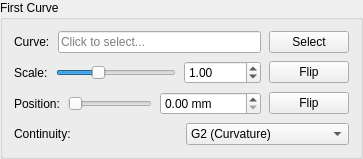
                                <widget class="QGroupBox" name="curve1GroupBox">
                                    <property name="title">
                                        <string>First Curve</string>
                                    </property>
                                    <layout
                                        class="QVBoxLayout"
                                        name="curve1Layout"
                                    >
                                        <property name="spacing">
                                            <number>8</number>
                                        </property>

                                        <!-- Curve 1 Selection -->
                                        <item>
                                            <layout class="QHBoxLayout">
                                                <item>
                                                    <widget
                                                        class="QLabel"
                                                        name="curve1Label"
                                                    >
                                                        <property name="text">
                                                            <string
                                                            >Curve:</string>
                                                        </property>
                                                        <property
                                                            name="minimumWidth"
                                                        >
                                                            <number>70</number>
                                                        </property>
                                                    </widget>
                                                </item>
                                                <item>
                                                    <widget
                                                        class="QLineEdit"
                                                        name="curve1LineEdit"
                                                    >
                                                        <property
                                                            name="readOnly"
                                                        >
                                                            <bool>true</bool>
                                                        </property>
                                                        <property
                                                            name="placeholderText"
                                                        >
                                                            <string
                                                            >Click to select...</string>
                                                        </property>
                                                    </widget>
                                                </item>
                                                <item>
                                                    <widget
                                                        class="QPushButton"
                                                        name="curve1SelectButton"
                                                    >
                                                        <property name="text">
                                                            <string
                                                            >Select</string>
                                                        </property>
                                                        <property
                                                            name="maximumWidth"
                                                        >
                                                            <number>60</number>
                                                        </property>
                                                    </widget>
                                                </item>
                                            </layout>
                                        </item>

                                        <!-- Scale Slider and Value -->
                                        <item>
                                            <layout class="QHBoxLayout">
                                                <item>
                                                    <widget
                                                        class="QLabel"
                                                        name="curve1ScaleLabel"
                                                    >
                                                        <property name="text">
                                                            <string
                                                            >Scale:</string>
                                                        </property>
                                                        <property
                                                            name="minimumWidth"
                                                        >
                                                            <number>70</number>
                                                        </property>
                                                    </widget>
                                                </item>
                                                <item>
                                                    <widget
                                                        class="QSlider"
                                                        name="curve1ScaleSlider"
                                                    >
                                                        <property
                                                            name="orientation"
                                                        >
                                                            <enum
                                                            >Qt::Horizontal</enum>
                                                        </property>
                                                        <property
                                                            name="minimum"
                                                        >
                                                            <number>1</number>
                                                        </property>
                                                        <property
                                                            name="maximum"
                                                        >
                                                            <number>300</number>
                                                        </property>
                                                        <property name="value">
                                                            <number>100</number>
                                                        </property>
                                                        <property
                                                            name="styleSheet"
                                                        >
                                                            <string
                                                            >QSlider:disabled { opacity: 0.4; }</string>
                                                        </property>
                                                    </widget>
                                                </item>
                                                <item>
                                                    <widget
                                                        class="QDoubleSpinBox"
                                                        name="curve1ScaleSpinBox"
                                                    >
                                                        <property
                                                            name="minimum"
                                                        >
                                                            <double
                                                            >0.01</double>
                                                        </property>
                                                        <property
                                                            name="maximum"
                                                        >
                                                            <double
                                                            >10000.0</double>
                                                        </property>
                                                        <property name="value">
                                                            <double>1.0</double>
                                                        </property>
                                                        <property
                                                            name="decimals"
                                                        >
                                                            <number>2</number>
                                                        </property>
                                                        <property
                                                            name="maximumWidth"
                                                        >
                                                            <number>100</number>
                                                        </property>
                                                    </widget>
                                                </item>
                                                <item>
                                                    <widget
                                                        class="QPushButton"
                                                        name="curve1FlipScaleButton"
                                                    >
                                                        <property name="text">
                                                            <string
                                                            >Flip</string>
                                                        </property>
                                                        <property
                                                            name="toolTip"
                                                        >
                                                            <string
                                                            >Flip the scale direction</string>
                                                        </property>
                                                        <property
                                                            name="maximumWidth"
                                                        >
                                                            <number>60</number>
                                                        </property>
                                                    </widget>
                                                </item>
                                            </layout>
                                        </item>

                                        <!-- Position Slider with Reverse -->
                                        <item>
                                            <layout class="QHBoxLayout">
                                                <item>
                                                    <widget
                                                        class="QLabel"
                                                        name="curve1PositionLabel"
                                                    >
                                                        <property name="text">
                                                            <string
                                                            >Position:</string>
                                                        </property>
                                                        <property
                                                            name="minimumWidth"
                                                        >
                                                            <number>70</number>
                                                        </property>
                                                    </widget>
                                                </item>
                                                <item>
                                                    <widget
                                                        class="QSlider"
                                                        name="curve1PositionSlider"
                                                    >
                                                        <property
                                                            name="orientation"
                                                        >
                                                            <enum
                                                            >Qt::Horizontal</enum>
                                                        </property>
                                                        <property
                                                            name="minimum"
                                                        >
                                                            <number>0</number>
                                                        </property>
                                                        <property
                                                            name="maximum"
                                                        >
                                                            <number>100</number>
                                                        </property>
                                                        <property name="value">
                                                            <number>0</number>
                                                        </property>
                                                        <property
                                                            name="styleSheet"
                                                        >
                                                            <string
                                                            >QSlider:disabled { opacity: 0.4; }</string>
                                                        </property>
                                                    </widget>
                                                </item>
                                                <item>
                                                    <widget
                                                        class="QDoubleSpinBox"
                                                        name="curve1PositionSpinBox"
                                                    >
                                                        <property name="suffix">
                                                            <string> mm</string>
                                                        </property>
                                                        <property
                                                            name="decimals"
                                                        >
                                                            <number>2</number>
                                                        </property>
                                                        <property
                                                            name="minimum"
                                                        >
                                                            <double>0.0</double>
                                                        </property>
                                                        <property
                                                            name="maximum"
                                                        >
                                                            <double
                                                            >10000.0</double>
                                                        </property>
                                                        <property
                                                            name="maximumWidth"
                                                        >
                                                            <number>100</number>
                                                        </property>
                                                    </widget>
                                                </item>
                                                <item>
                                                    <widget
                                                        class="QPushButton"
                                                        name="curve1FlipPositionButton"
                                                    >
                                                        <property name="text">
                                                            <string
                                                            >Flip</string>
                                                        </property>
                                                        <property
                                                            name="toolTip"
                                                        >
                                                            <string
                                                            >Flip position to other end of curve</string>
                                                        </property>
                                                        <property
                                                            name="maximumWidth"
                                                        >
                                                            <number>60</number>
                                                        </property>
                                                    </widget>
                                                </item>
                                            </layout>
                                        </item>

                                        <!-- Continuity -->
                                        <item>
                                            <layout class="QHBoxLayout">
                                                <item>
                                                    <widget
                                                        class="QLabel"
                                                        name="curve1ContinuityLabel"
                                                    >
                                                        <property name="text">
                                                            <string
                                                            >Continuity:</string>
                                                        </property>
                                                        <property
                                                            name="minimumWidth"
                                                        >
                                                            <number>70</number>
                                                        </property>
                                                    </widget>
                                                </item>
                                                <item>
                                                    <widget
                                                        class="QComboBox"
                                                        name="curve1ContinuityComboBox"
                                                    >
                                                        <item>
                                                            <property
                                                                name="text"
                                                            >
                                                                <string
                                                                >G0 (Positional)</string>
                                                            </property>
                                                        </item>
                                                        <item>
                                                            <property
                                                                name="text"
                                                            >
                                                                <string
                                                                >G1 (Tangent)</string>
                                                            </property>
                                                        </item>
                                                        <item>
                                                            <property
                                                                name="text"
                                                            >
                                                                <string
                                                                >G2 (Curvature)</string>
                                                            </property>
                                                        </item>
                                                        <item>
                                                            <property
                                                                name="text"
                                                            >
                                                                <string
                                                                >G3 (Acceleration)</string>
                                                            </property>
                                                        </item>
                                                        <property
                                                            name="currentIndex"
                                                        >
                                                            <number>2</number>
                                                        </property>
                                                        <property
                                                            name="maximumWidth"
                                                        >
                                                            <number>160</number>
                                                        </property>
                                                    </widget>
                                                </item>
                                            </layout>
                                        </item>

                                    </layout>
                                </widget>
